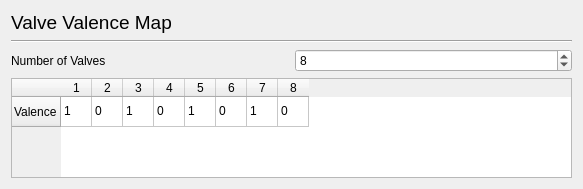
<?xml version="1.0" encoding="UTF-8"?>
<ui version="4.0">
 <class>Form</class>
 <widget class="QWidget" name="Form">
  <property name="geometry">
   <rect>
    <x>0</x>
    <y>0</y>
    <width>583</width>
    <height>189</height>
   </rect>
  </property>
  <property name="windowTitle">
   <string>Form</string>
  </property>
  <layout class="QGridLayout" name="gridLayout">
   <item row="2" column="0">
    <widget class="QLabel" name="label_2">
     <property name="text">
      <string>Number of Valves</string>
     </property>
    </widget>
   </item>
   <item row="0" column="0" colspan="2">
    <widget class="QLabel" name="label">
     <property name="font">
      <font>
       <pointsize>14</pointsize>
      </font>
     </property>
     <property name="text">
      <string>Valve Valence Map</string>
     </property>
    </widget>
   </item>
   <item row="4" column="0" colspan="2">
    <widget class="QTableWidget" name="valveValenceTable">
     <property name="columnCount">
      <number>8</number>
     </property>
     <attribute name="horizontalHeaderCascadingSectionResizes">
      <bool>false</bool>
     </attribute>
     <attribute name="horizontalHeaderDefaultSectionSize">
      <number>31</number>
     </attribute>
     <attribute name="horizontalHeaderShowSortIndicator" stdset="0">
      <bool>false</bool>
     </attribute>
     <attribute name="horizontalHeaderStretchLastSection">
      <bool>false</bool>
     </attribute>
     <attribute name="verticalHeaderStretchLastSection">
      <bool>false</bool>
     </attribute>
     <row>
      <property name="text">
       <string>Valence</string>
      </property>
     </row>
     <column/>
     <column/>
     <column/>
     <column/>
     <column/>
     <column/>
     <column/>
     <column/>
     <item row="0" column="0">
      <property name="text">
       <string>1</string>
      </property>
     </item>
     <item row="0" column="1">
      <property name="text">
       <string>0</string>
      </property>
     </item>
     <item row="0" column="2">
      <property name="text">
       <string>1</string>
      </property>
     </item>
     <item row="0" column="3">
      <property name="text">
       <string>0</string>
      </property>
     </item>
     <item row="0" column="4">
      <property name="text">
       <string>1</string>
      </property>
     </item>
     <item row="0" column="5">
      <property name="text">
       <string>0</string>
      </property>
     </item>
     <item row="0" column="6">
      <property name="text">
       <string>1</string>
      </property>
     </item>
     <item row="0" column="7">
      <property name="text">
       <string>0</string>
      </property>
     </item>
    </widget>
   </item>
   <item row="2" column="1">
    <widget class="QSpinBox" name="valveNumberSelect">
     <property name="minimum">
      <number>1</number>
     </property>
     <property name="value">
      <number>8</number>
     </property>
    </widget>
   </item>
   <item row="1" column="0" colspan="2">
    <widget class="Line" name="line">
     <property name="orientation">
      <enum>Qt::Horizontal</enum>
     </property>
    </widget>
   </item>
  </layout>
 </widget>
 <resources/>
 <connections/>
</ui>
